Frame 1 (no input): blank canvas, image omitted
Frame 60 (the mouse pressed at the canvas centre just before this capture): blank canvas, image omitted
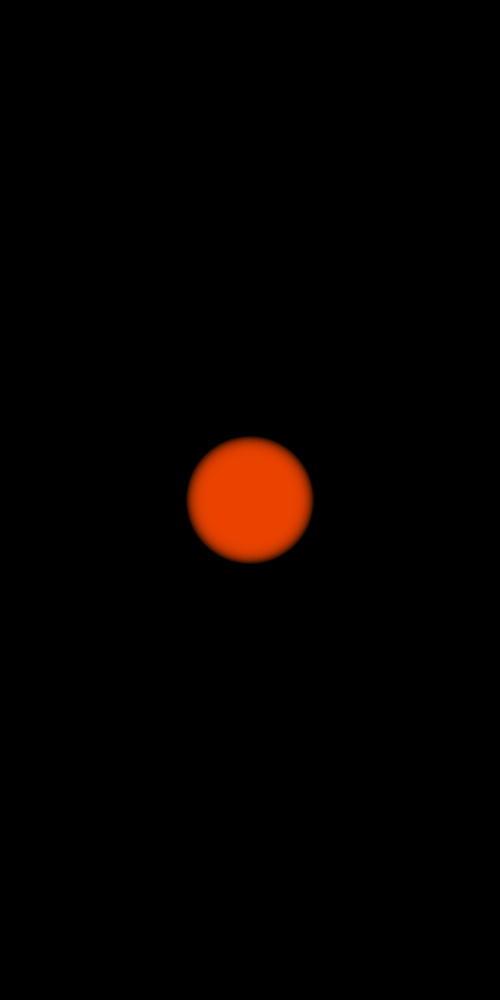
Frame 120 (the mouse held since frame 60 and released just before this capture)

The Processing sketch whose frames 1 and 60 were blank and that drew this single picture after the mouse press (run headless with seeded random() and noise(); from frame 60 on, the mouse is pressed at the canvas centre):

// Processing sketch: processing_136098
// ── processing_136098.pde

//Code based on Workshop4_FHNW by Roman Rast
 
int size=10;
float red = random(200,255);
float green = random(0,255);
float blue = 0;
float opacity=100;
 
void setup() {
  size(500,1000);
  background(0);
  noStroke();
  fill(red,green,blue);
}
 
void draw() {
  if(mousePressed){
    fill(red,green,blue,opacity);
    ellipse(mouseX,mouseY,size,size);
    
    size = size+2;
    opacity--;
  }
}

void mouseReleased(){
  size = 10;
  red = random(200,255);
  green = random(0,255);
  blue = blue;
  fill(red,green,blue);
  opacity = 100;
}
